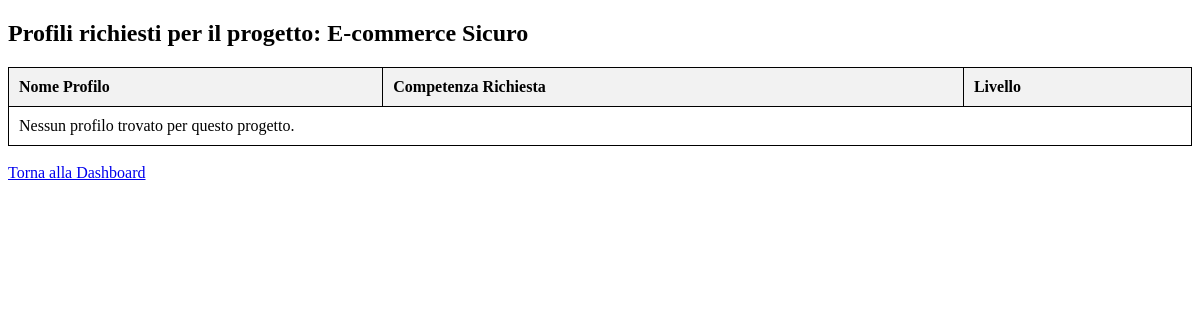
The app's page /php/visualizza_Profili.php?nome_progetto=E-commerce+Sicuro (signed in), older data.
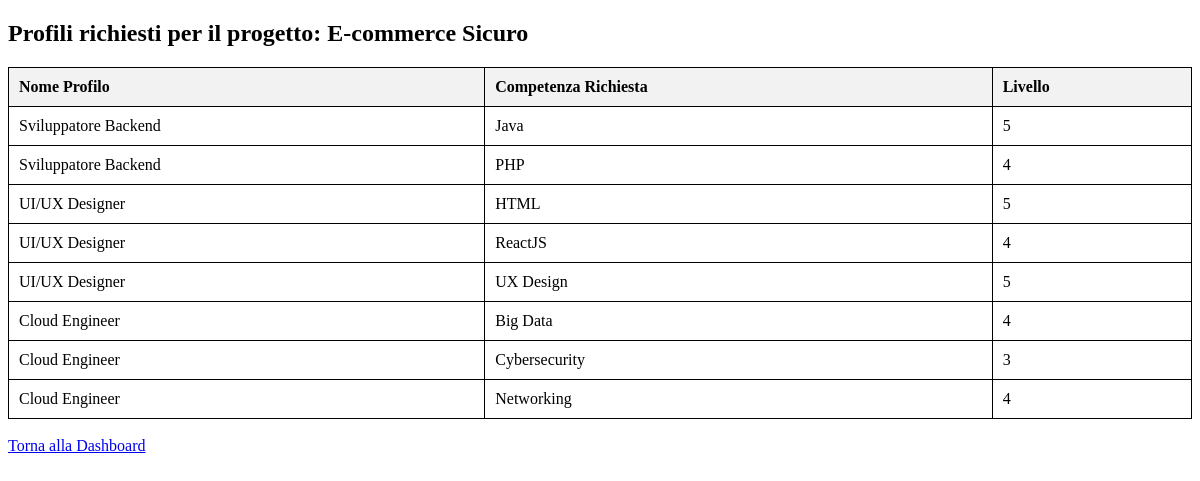
The same page, newer data.
### tables this page shows
CREATE TABLE Profilo_Software(
	nome_Software VARCHAR(50),
    id_Profilo INT AUTO_INCREMENT,
	PRIMARY KEY (nome_Software, id_Profilo),
    FOREIGN KEY (nome_Software) REFERENCES Progetto(nome),
    FOREIGN KEY (id_Profilo) REFERENCES Profilo(id)
);

CREATE TABLE Profilo (
    id INT AUTO_INCREMENT PRIMARY KEY,
    nome VARCHAR(50) NOT NULL
);

CREATE TABLE ProfiloSkill (
    id_Profilo INT NOT NULL,
    nome_Competenza VARCHAR(50) NOT NULL,
    livello INT,
    PRIMARY KEY (id_Profilo, nome_Competenza),
    FOREIGN KEY (id_Profilo) REFERENCES Profilo(id),
    FOREIGN KEY (nome_Competenza) REFERENCES Skill(competenza)
);

### php/visualizza_Profili.php (the view, shortened to what this page needs)
<?php
include 'config.php';
$conn = new mysqli($host, $username, $password, $dbname);
$nome_progetto = $_GET['nome_progetto'];
$stmt = $conn->prepare("
    SELECT
        PS.nome_Software AS nome_progetto,
        P.id AS id_profilo,
        P.nome AS nome_profilo,
        PK.nome_Competenza,
        PK.livello
    FROM Profilo_Software PS
    JOIN Profilo P ON PS.id_Profilo = P.id
    LEFT JOIN ProfiloSkill PK ON P.id = PK.id_Profilo
    WHERE PS.nome_Software = ?
");
$stmt->bind_param("s", $nome_progetto);
$stmt->execute();
$result = $stmt->get_result();
$profili = [];
while ($row = $result->fetch_assoc()) {
    $profili[] = $row;
}
?>
<!DOCTYPE html>
<html lang="it">
<head>
</head>
<body>
    <h2>Profili richiesti per il progetto: <?php echo htmlspecialchars($nome_progetto); ?></h2>
    <table>
        <tr>
            <th>Nome Profilo</th>
            <th>Competenza Richiesta</th>
            <th>Livello</th>
        </tr>
        <?php if (empty($profili)): ?>
            <tr><td colspan="3">Nessun profilo trovato per questo progetto.</td></tr>
        <?php else: ?>
            <?php foreach ($profili as $profilo): ?>
                <tr>
                    <td><?php echo htmlspecialchars($profilo['nome_profilo']); ?></td>
                    <td><?php echo htmlspecialchars($profilo['nome_Competenza'] ?? 'Nessuna competenza specificata'); ?></td>
                    <td><?php echo htmlspecialchars($profilo['livello'] ?? '-'); ?></td>
                </tr>
            <?php endforeach; ?>
        <?php endif; ?>
    </table>
    <br>
    <a href="dashboard.php">Torna alla Dashboard</a>
</body>
</html>

Row changes from the older to the newer data that the page shows:
added profilo_software: id_Profilo.nome "Sviluppatore Backend", profiloskill.nome_Competenza "Java", profiloskill.livello "5", profiloskill.nome_Competenza "PHP", profiloskill.livello "4"
added profilo_software: id_Profilo.nome "UI/UX Designer", profiloskill.nome_Competenza "HTML", profiloskill.livello "5", profiloskill.nome_Competenza "ReactJS", profiloskill.livello "4", profiloskill.nome_Competenza "UX Design"
added profilo_software: id_Profilo.nome "Cloud Engineer", profiloskill.nome_Competenza "Big Data", profiloskill.livello "4", profiloskill.nome_Competenza "Cybersecurity", profiloskill.livello "3", profiloskill.nome_Competenza "Networking"
Text that changed along with them:
text no longer shown: "Nessun profilo trovato per questo progetto."
